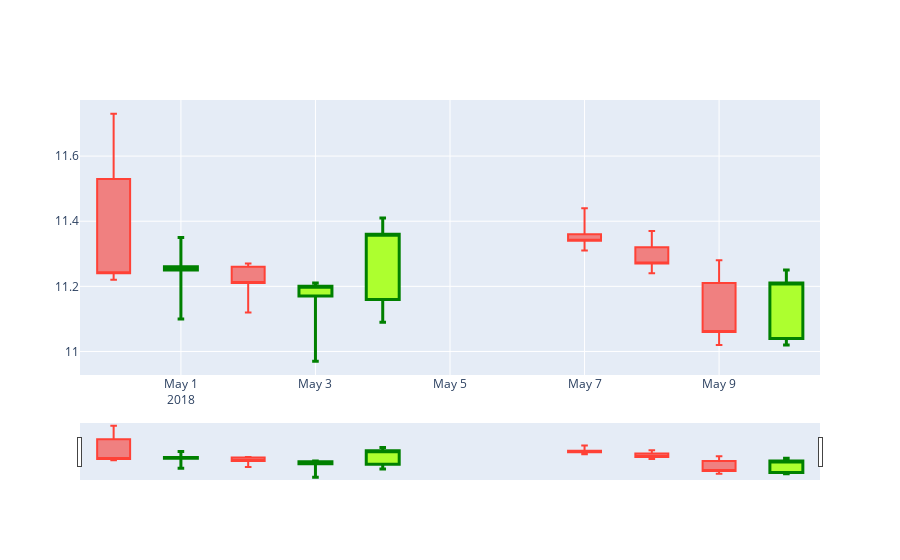

Here is the notebook cell this chart was saved with:
### Code cell
fig = dict(data=data)

offline.iplot(fig)

### Figure 1 — Plotly figure (JSON) as saved in the notebook; plotly's stock layout.template omitted (floating-point values rounded to 4 significant figures)
{"data": [{"close": [11.24, 11.26, 11.21, 11.2, 11.36, 11.34, 11.27, 11.06, 11.21], "decreasing": {"fillcolor": "lightcoral"}, "high": [11.73, 11.35, 11.27, 11.21, 11.41, 11.44, 11.37, 11.28, 11.25], "increasing": {"fillcolor": "greenyellow", "line": {"color": "green", "width": 3}}, "low": [11.22, 11.1, 11.12, 10.97, 11.09, 11.31, 11.24, 11.02, 11.02], "open": [11.53, 11.25, 11.26, 11.17, 11.16, 11.36, 11.32, 11.21, 11.04], "type": "candlestick", "whiskerwidth": 0.2, "x": ["2018-04-30T00:00:00", "2018-05-01T00:00:00", "2018-05-02T00:00:00", "2018-05-03T00:00:00", "2018-05-04T00:00:00", "2018-05-07T00:00:00", "2018-05-08T00:00:00", "2018-05-09T00:00:00", "2018-05-10T00:00:00"]}], "layout": {}}
